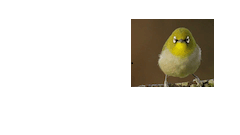
#> input picture resources/bird.png, 240 x 135 px, found by its file name
$ jupyter execute img_smooth.ipynb
#> lines starting #> are read from the running program, lines starting #| are printed output that depends on the picture
[cell 1]
import cv2
import numpy as np
import matplotlib.pyplot as plt

[cell 2]
img = cv2.imread(r"E:\pythonProject\opencvProject\resources\bird.png")
#> img is the input picture: shape (135, 240, 3); mean B, G, R 218.8, 225.4, 228.1
print(img.shape[0],img.shape[1])
#| 135 240

1. **均值滤波**

[cell 3]
# 卷积核
kernal = np.ones((3, 3), dtype=np.float32) / 9
print(kernal)
img_fiter = cv2.filter2D(img, -1, kernal)
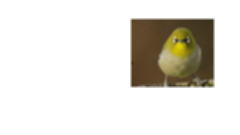
#> img_fiter: shape (135, 240, 3); mean B, G, R 218.8, 225.4, 228.1

2. **二维高斯滤波**

[cell 4]
# 自定义高斯核
guass_x=cv2.getGaussianKernel(3,sigma=1)
guass_y=np.transpose(cv2.getGaussianKernel(3,1))
# 获取二维高斯核
guass_kernal=guass_x@guass_y
print(guass_kernal)
img_fiter = cv2.filter2D(img, -1, guass_kernal)

[cell 5]
img_fiter=cv2.GaussianBlur(img,(5,5),0)

3. **add noise**

[cell 6]
plt.subplot(121), plt.imshow(img), plt.xticks([]), plt.yticks([])
plt.subplot(122), plt.imshow(img_fiter), plt.xticks([]), plt.yticks([])
plt.show()
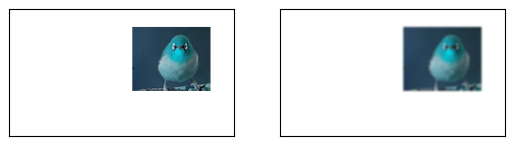
#> figure drawn by matplotlib, 2 panels; B, G, R data is drawn as R, G, B

[cell 7]
import random
# 椒盐噪声
def se_noise(image,prob):
    """
    :param image: input image
    :param prob: Salt and pepper ratio
    """
    thres=1-prob
    out_img=np.zeros(img.shape,np.uint8)
    for i in range(img.shape[0]):
        for j in range(img.shape[1]):
            # 0-1
            rdn=random.random()
            if rdn<prob:
                out_img[i,j]=0
            else:
                out_img[i,j]=img[i,j]

    return out_img

# 高斯噪声
def gasuss_noise(input_img,mean=0,var=0.001):
    """

    :param input_img:
    :param mean: 均值
    :param var: 方差
    """
#> called with mean = 0, var = 0.001
    img=np.array(input_img/255,dtype=float)
    noise=np.random.normal(mean,var**0.5,img.shape)
    out=img+noise
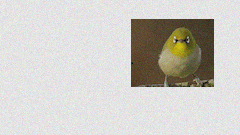
#> out: shape (135, 240, 3) float64; mean B, G, R 0.858, 0.884, 0.894; drawn with min black and max white
    if out.min()<0:
        low_clip=-1
    else:
        low_clip=0
    out=np.clip(out,low_clip,1.0)
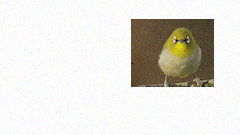
#> out: shape (135, 240, 3) float64; mean B, G, R 0.848, 0.874, 0.884; drawn with min black and max white
    out=np.uint8(out*255)
    return out

3. **中值平滑**

[cell 8]
img_gaussnoise=gasuss_noise(img)
img_fiter=cv2.medianBlur(img_gaussnoise,5)

[cell 9]
fig = plt.figure(figsize=(10,60))
plt.subplot(121), plt.imshow(img_gaussnoise), plt.xticks([]), plt.yticks([])
plt.subplot(122), plt.imshow(img_fiter), plt.xticks([]), plt.yticks([])
plt.show()
#> figure, not shown here; B, G, R data is drawn as R, G, B
